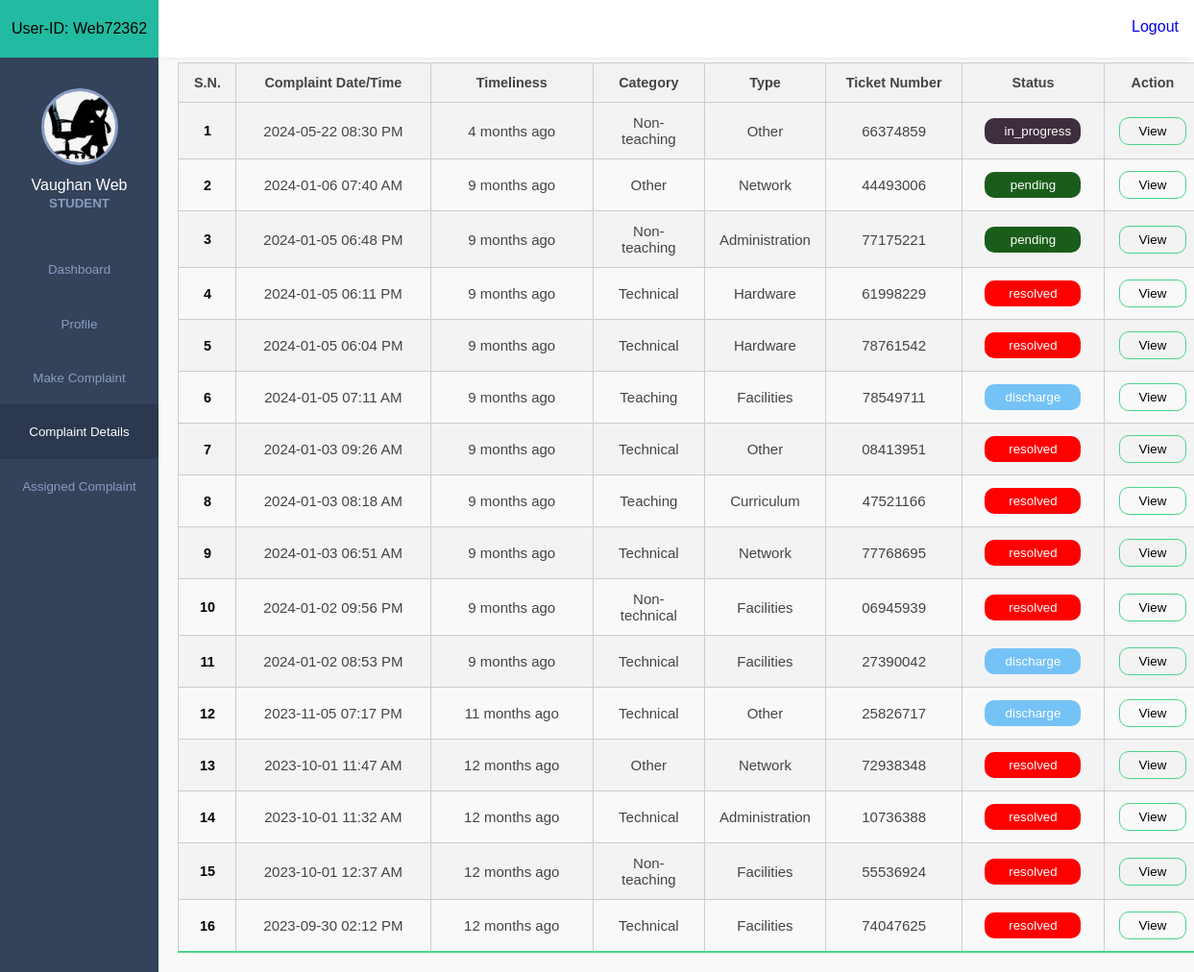
The page /teacher_dashboard/complaint_details.php (signed in) on the database its author committed.
### tables this page shows
CREATE TABLE `register` (
  `id` int(11) NOT NULL,
  `name` varchar(255) DEFAULT NULL,
  `email` varchar(50) NOT NULL,
  `phone` varchar(10) DEFAULT NULL,
  `dob` varchar(20) DEFAULT NULL,
  `password` varchar(50) DEFAULT NULL,
  `role` varchar(20) DEFAULT NULL,
  `registration_datetime` datetime DEFAULT current_timestamp(),
  `last_login_time` datetime DEFAULT NULL,
  `fake_user` varchar(8) DEFAULT NULL,
  `profile_image` varchar(255) DEFAULT NULL
);

CREATE TABLE `complain` (
  `id` int(11) NOT NULL,
  `category` varchar(50) DEFAULT NULL,
  `type` varchar(50) DEFAULT NULL,
  `department` varchar(50) DEFAULT NULL,
  `nature` varchar(50) DEFAULT NULL,
  `image` varchar(255) DEFAULT NULL,
  `complain_user` varchar(8) DEFAULT NULL,
  `complain_description` varchar(500) DEFAULT NULL,
  `complaint_datetime` datetime DEFAULT current_timestamp(),
  `complaint_ticket` varchar(8) NOT NULL,
  `status` enum('pending','in_progress','resolved','discharge') DEFAULT 'pending',
  `resolved_datetime` datetime DEFAULT NULL,
  `discharge_datetime` datetime DEFAULT NULL
);

### teacher_dashboard/complaint_details.php (the view, shortened to what this page needs)
<!DOCTYPE html>
<html lang="en">
<head>
    <link rel="stylesheet" href="../register/userregister.css">
    <link rel="stylesheet" href="../css/user.css">
    <link rel="stylesheet" href="password/style.css">
</head>
<body>
    <?php
    include_once('../connection/connection.php');
    include_once('../teacher_dashboard/student_dash.php');
    ?>
    <div class="main-content">
        <div class="form-content">
            <section>
                <?php
                    include_once('../connection/connection.php');
                    $fakeUserID = $_SESSION['fake_user'];
                    $selectQuery = "SELECT id, category, type, department, nature, image, complain_description, complaint_datetime, complain_user, status, complaint_ticket FROM complain WHERE complain_user = '$fakeUserID' ORDER BY id DESC";
                    $selectExe = mysqli_query($con, $selectQuery);
                    ?>
                <table class="table">
                    <thead>
                        <tr>
                            <th style="text-align: center;">S.N.</th>
                            <th style="text-align: center;">Complaint Date/Time</th>
                            <th style="text-align: center;">Timeliness</th>
                            <th style="text-align: center;">Category</th>
                            <th style="text-align: center;">Type</th>
                            <th style="text-align: center;">Ticket Number</th>
                            <th style="text-align: center;">Status</th>
                            <th style="text-align: center;">Action</th>
                        </tr>
                    </thead>
                    <?php
                        $serialNumber = 1;
                        while ($row = mysqli_fetch_assoc($selectExe)) {
                            $statusColor = '';
                            if ($row['status'] === 'pending') {
                                $statusColor = 'rgb(26, 93, 26)';
                            } elseif ($row['status'] === 'in_progress') {
                                $statusColor = 'rgb(63, 46, 62)';
                            } elseif ($row['status'] === 'resolved') {
                                $statusColor = 'rgb(254, 0, 0)';
                            } elseif ($row['status'] === 'discharge') {
                                $statusColor = 'rgb(117, 194, 246)';
                            } else {
                                $statusColor = 'gray';
                            }
                        ?>
                    <tr>
                        <td style="text-align: center; color:black; width:50px;"><?php echo $serialNumber; ?></td>
                        <td style=" text-align: center; width:220px;">
                            <?php echo date('Y-m-d h:i A', strtotime($row['complaint_datetime'])) ?></td>
                        <td style="text-align: center; width:180px;"><span class="time-ago"
                                data-datetime="<?php echo $row['complaint_datetime'] ?>"></span></td>
                        <td style="text-align: center; width:120px;"><?php echo $row['category'] ?></td>
                        <td style="text-align: center; width:120px;"><?php echo $row['type'] ?></td>
                        <td style="text-align: center; width:150px;"><?php echo $row['complaint_ticket'] ?></td>
                        <td style="text-align: center; width: 150px;"><button class="button_Status" type="button"
                                style="background-color: <?php echo $statusColor; ?>; border: none;"><?php echo $row['status'] ?></button>
                        </td>
                        <td style="text-align: center;">
                            <button onclick="openPopup('<?php echo $row['complaint_ticket']; ?>')">
                                <i class="las la-eye"></i> View
                            </button>
                        </td>
                    </tr>
                    <?php
                        $serialNumber++;
                    }
                    ?>
                </table>
            </section>
        </div>
    </div>
</body>
</html>

### teacher_dashboard/student_dash.php (shortened to what this page needs)
<!DOCTYPE html>
<html lang="en">
<head>
    <link rel="stylesheet" href="style.css">
    <link rel="stylesheet"
        href="https://maxst.icons8.com/vue-static/landings/line-awesome/line-awesome/1.3.0/css/line-awesome.min.css">
</head>
<body>
    <?php
    include_once('../connection/connection.php');
    $userId = $_SESSION['user_id'];
    $selectQuery = "SELECT fake_user FROM register WHERE id = '$userId'";
    $selectExe = mysqli_query($con, $selectQuery);
    $row = mysqli_fetch_assoc($selectExe);
    if (isset($_SESSION['user_name'])) {
        $userName = $_SESSION['user_name'];
        $userType = $_SESSION['role'];
    } else {
        header("Location: ../login/login.php");
        exit();
    }
    ?>
    <div class="sidebar">
        <div class="side-header">
            <p><span>User-ID: <?php echo $row['fake_user']; ?></span></p>
        </div>
        <div class="side-content">
            <div class="profile">
                <?php
        if (isset($_SESSION['fake_user'])) {
        $fakeUserID = $_SESSION['fake_user'];
        $selectQuery = "SELECT id, name, fake_user, profile_image FROM register WHERE fake_user = '$fakeUserID'";
        $selectExe = mysqli_query($con, $selectQuery);
        if (mysqli_num_rows($selectExe) > 0) {
            $row = mysqli_fetch_assoc($selectExe);
            $img = $row['profile_image'];
            $userName = $row['name'];
            if ($img && file_exists('../photoes/' . $img)) {
                $profileImageURL = '../photoes/' . $img;
            } else {
                $profileImageURL = '../photoes/user.png';
            }
        } else {
            echo "No user found with the specified fake_user ID.";
        }
    } else {
        echo "Session 'fake_user' variable not set or session not started.";
    }
    ?>
                <div class="profile-img bg-img" style="background-image: url('<?php echo $profileImageURL; ?>');"></div>
                <h4><?php echo $userName; ?></h4>
                <small style="text-transform: uppercase"><?php echo $userType; ?></small>
            </div>
            <div class="side-menu">
                <ul>
                    <li>
                        <a href="../teacher_dashboard/scontent.php">
                            <small>Dashboard</small>
                        </a>
                    </li>
                    <li>
                        <a href="../profile_teacher/profile_setting.php">
                            <small>Profile</small>
                        </a>
                    </li>
                    <li>
                        <a href="../teacher_dashboard/make_complaint.php">
                            <small>Make Complaint</small>
                        </a>
                    </li>
                    <li>
                        <a href="../teacher_dashboard/complaint_details.php">
                            <small>Complaint Details</small>
                        </a>
                    </li>
                    <li>
                        <a href="../teacher_dashboard/assigned_comp.php">
                            <small>Assigned Complaint</small>
                        </a>
                    </li>
                </ul>
            </div>
        </div>
    </div>
    <div class="main-content">
        <header>
            <div class="header-content">
                <div class="header-menu">
                    <div class="user">
                        <div class="bg-img" style="background-image: url(img/1.jpeg)"></div>
                        <a href="../login/logout.php" style="text-decoration: none;">
                            <span style="font-size:16px">Logout</span></a>
                    </div>
                </div>
            </div>
        </header>
    </div>
</body>
</html>

### register/userregister.css (style rules this page uses)
body { margin: 0; padding: 0; font-family: Arial, sans-serif; background: #f1f1f1; }
.form-content { background: #f9f9f9; margin-top: 45px; border-bottom-right-radius: 8px; padding: 20px; box-shadow: 0px 7px 10px rgba(0, 0, 0, 0.1); width: 89vw; height: 100vh; }

### css/user.css (style rules this page uses)
* { margin: 0; padding: 0; outline: none; border: none; text-decoration: none; box-sizing: border-box; list-style-type: none; font-family: "Poppins", sans-serif; }
body { background: rgb(226, 226, 226); }
.table { border-collapse: collapse; margin: 0px 0; font-size: 15px; min-width: 100%; overflow-y: scroll; border-radius: 5px 5px 0 0; }
table thead tr { color: #fff; background: #34AF6D; text-align: left; font-weight: bold; }
.table th, .table td { padding: 12px 15px; }
.table tbody tr { border-bottom: 1px solid #ffffff; }
.table tbody tr:nth-of-type(odd) { background: #f3f3f3; }
.table tbody tr:last-of-type { border-bottom: 2px solid #4AD489; }
.table button { padding: 6px 20px; border-radius: 10px; cursor: pointer; background: transparent; border: 1px solid #4AD489; }
.profile-img { height: 120px; width: 120px; }

### teacher_dashboard/style.css (style rules this page uses)
:root { --main-color: #22BAA0; --color-dark: #34425A; --text-grey: #B0B0B0; }
* { margin: 0; padding: 0; text-decoration: none; list-style-type: none; box-sizing: border-box; font-family: 'Merriweather', sans-serif; }
.sidebar { position: fixed; height: 100%; width: 165px; left: 0; bottom: 0; top: 0; z-index: 100; background: var(--color-dark); transition: left 300ms; }
.side-header { box-shadow: 0px 5px 5px -5px rgb(0 0 0 /10%); background: var(--main-color); height: 60px; display: flex; justify-content: center; align-items: center; }
.side-content { height: calc(100vh - 60px); overflow: auto; }
.profile { text-align: center; padding: 2rem 0rem; }
.bg-img { background-repeat: no-repeat; background-size: cover; border-radius: 50%; background-size: cover; }
.profile-img { height: 80px; width: 80px; display: inline-block; margin: 0 auto .5rem auto; border: 3px solid #899DC1; }
.profile h4 { color: #fff; font-weight: 500; }
.profile small { color: #899DC1; font-weight: 600; }
.side-menu ul { text-align: center; }
.side-menu a { display: block; padding: 1.2rem 0rem; }
.side-menu a.active { background: #2B384E; }
.side-menu a.active span, .side-menu a.active small { color: #fff; }
.side-menu a span, .side-menu a small { color: #899DC1; }
.main-content { margin-left: 165px; width: calc(100% - 165px); transition: margin-left 300ms; }
header { position: fixed; right: 0; top: 0; left: 165px; z-index: 100; height: 60px; box-shadow: 0px 5px 5px -5px rgb(0 0 0 /10%); background: #fff; transition: left 300ms; }
.header-content, .header-menu { display: flex; align-items: center; }
.header-content { justify-content: space-between; padding: 0rem 1rem; }
.header-menu { justify-content: flex-end; padding-top: .5rem; }
.user { display: flex; align-items: center; }
.user div, .client-img { height: 40px; width: 40px; margin-right: 1rem; }
.user span:last-child { display: inline-block; margin-left: .3rem; font-size: .8rem; }
input, button, select { outline: none; }
table { border-collapse: collapse; }
table thead tr { background: #e9edf2; }
table thead th { padding: 1rem 0rem; text-align: left; color: #444; font-size: .9rem; }
table thead th:first-child { padding-left: 1rem; }
table tbody td { padding: 1rem 0rem; color: #444; }
table tbody td:first-child { padding-left: 1rem; color: var(--main-color); font-weight: 600; font-size: .9rem; }
table tbody tr { border-bottom: 1px solid #dee2e8; }

### teacher_dashboard/complaint_details.php (style rules this page uses)
.form-content { height: 100%; }
.button_Status { border-radius: 0; width: 100px; color: white; border: none; cursor: pointer; }
table { width: 100%; border-collapse: collapse; margin-bottom: 20px; }
th, td { border: 1px solid #ccc; padding: 8px; text-align: left; }
th { background-color: #f2f2f2; }

### rows shown on the page
register: fake_user "Web72362", profile_image (picture), name "Vaughan Web"
complain: complaint_datetime "2024-05-22 08:30 PM", category "Non-teaching", type "Other", complaint_ticket "66374859", status "in_progress"
complain: complaint_datetime "2024-01-06 07:40 AM", category "Other", type "Network", complaint_ticket "44493006", status "pending"
complain: complaint_datetime "2024-01-05 06:48 PM", category "Non-teaching", type "Administration", complaint_ticket "77175221", status "pending"
complain: complaint_datetime "2024-01-05 06:11 PM", category "Technical", type "Hardware", complaint_ticket "61998229", status "resolved"
complain: complaint_datetime "2024-01-05 06:04 PM", category "Technical", type "Hardware", complaint_ticket "78761542", status "resolved"
complain: complaint_datetime "2024-01-05 07:11 AM", category "Teaching", type "Facilities", complaint_ticket "78549711", status "discharge"
complain: complaint_datetime "2024-01-03 09:26 AM", category "Technical", type "Other", complaint_ticket "08413951", status "resolved"
complain: complaint_datetime "2024-01-03 08:18 AM", category "Teaching", type "Curriculum", complaint_ticket "47521166", status "resolved"
complain: complaint_datetime "2024-01-03 06:51 AM", category "Technical", type "Network", complaint_ticket "77768695", status "resolved"
complain: complaint_datetime "2024-01-02 09:56 PM", category "Non-technical", type "Facilities", complaint_ticket "06945939", status "resolved"
complain: complaint_datetime "2024-01-02 08:53 PM", category "Technical", type "Facilities", complaint_ticket "27390042", status "discharge"
complain: complaint_datetime "2023-11-05 07:17 PM", category "Technical", type "Other", complaint_ticket "25826717", status "discharge"
complain: complaint_datetime "2023-10-01 11:47 AM", category "Other", type "Network", complaint_ticket "72938348", status "resolved"
complain: complaint_datetime "2023-10-01 11:32 AM", category "Technical", type "Administration", complaint_ticket "10736388", status "resolved"
complain: complaint_datetime "2023-10-01 12:37 AM", category "Non-teaching", type "Facilities", complaint_ticket "55536924", status "resolved"
complain: complaint_datetime "2023-09-30 02:12 PM", category "Technical", type "Facilities", complaint_ticket "74047625", status "resolved"

### other values the page prints
$userType "STUDENT"
